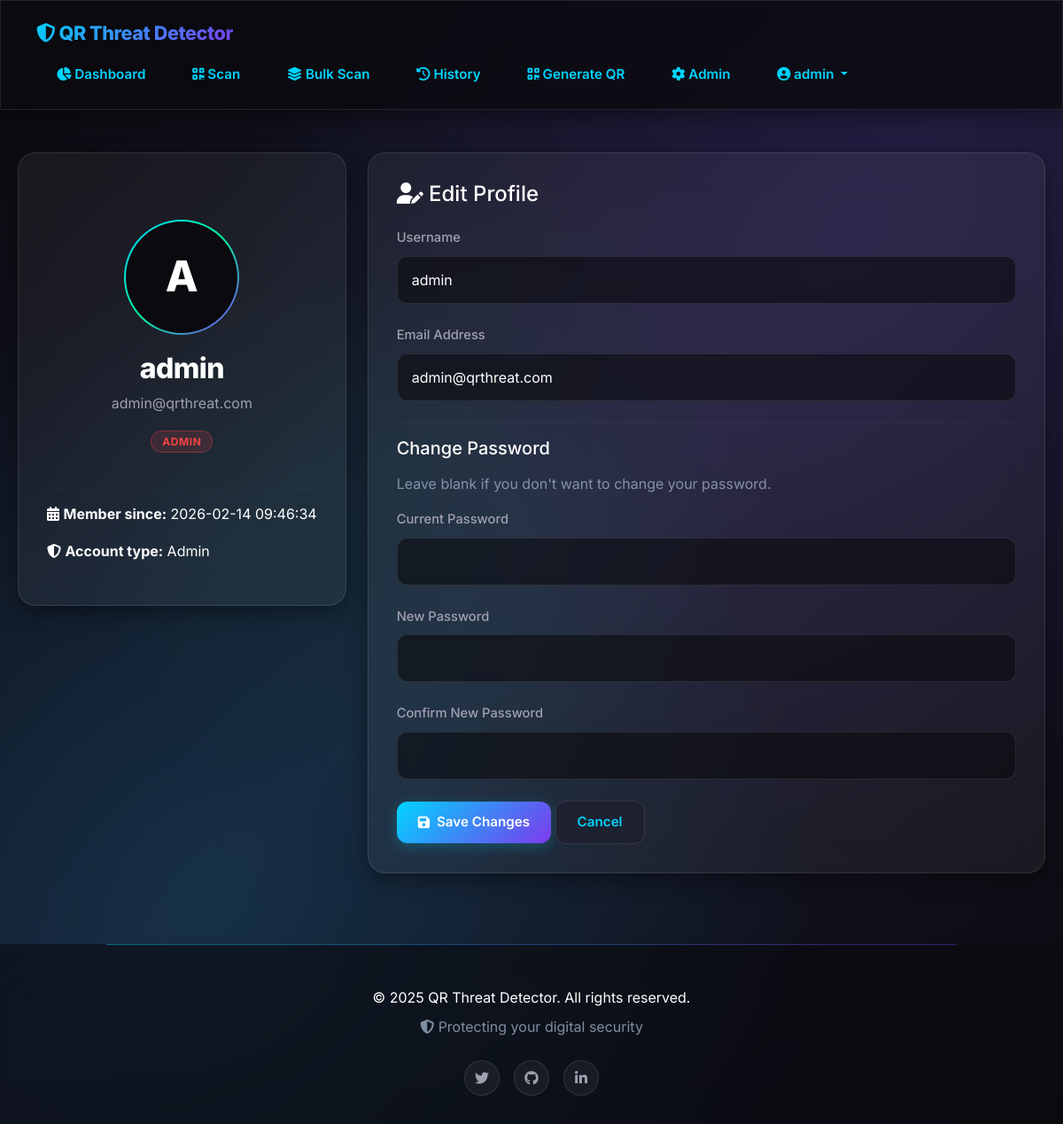
Screenshot of /profile (signed in) with the database file from the repository.
### tables this page shows
CREATE TABLE users
                 (id INTEGER PRIMARY KEY AUTOINCREMENT, username TEXT UNIQUE, email TEXT UNIQUE, 
                  password_hash TEXT, role TEXT DEFAULT 'user', theme TEXT DEFAULT 'dark',
                  created_at TEXT DEFAULT CURRENT_TIMESTAMP);

### app.py (the view, shortened to what this page needs)
@app.route("/profile", methods=["GET", "POST"])
@login_required
def profile():
    return render_template("profile.html", page='profile')

### app.py (called while the page is built)
@login_manager.user_loader
def load_user(user_id):
    conn = sqlite3.connect(DB_PATH)
    conn.row_factory = sqlite3.Row
    c = conn.cursor()
    c.execute("SELECT * FROM users WHERE id = ?", (user_id,))
    user = c.fetchone()
    conn.close()
    if user:
        return User(user['id'], user['username'], user['email'], user['password_hash'], user['role'], user['created_at'])
    return None

### templates/profile.html (shortened to what this page needs)
<!DOCTYPE html>
<html lang="en" data-theme="dark">
<head>
    <link href="https://cdn.jsdelivr.net/npm/bootstrap@5.3.2/dist/css/bootstrap.min.css" rel="stylesheet">
    <link rel="stylesheet" href="https://cdnjs.cloudflare.com/ajax/libs/font-awesome/6.4.0/css/all.min.css">
    <link rel="stylesheet" href="/static/css/style.css">
</head>
<body>
    <nav class="navbar glass-card">
        <a href="/" class="navbar-brand">
            <i class="fas fa-shield-halved"></i> QR Threat Detector
        </a>
        <ul class="navbar-nav">
            <li><a href="{{ url_for('dashboard') }}" class="nav-link {% if page=='dashboard' %}active{% endif %}">
                <i class="fas fa-chart-pie"></i> Dashboard
            </a></li>
            <li><a href="{{ url_for('scan') }}" class="nav-link {% if page=='scan' %}active{% endif %}">
                <i class="fas fa-qrcode"></i> Scan
            </a></li>
            <li><a href="{{ url_for('bulk_scan') }}" class="nav-link {% if page=='bulk_scan' %}active{% endif %}">
                <i class="fas fa-layer-group"></i> Bulk Scan
            </a></li>
            <li><a href="{{ url_for('history') }}" class="nav-link {% if page=='history' %}active{% endif %}">
                <i class="fas fa-history"></i> History
            </a></li>
            <li><a href="{{ url_for('generate_qr') }}" class="nav-link {% if page=='generate_qr' %}active{% endif %}">
                <i class="fas fa-qrcode"></i> Generate QR
            </a></li>
            {% if current_user.role == 'admin' %}
            <li><a href="{{ url_for('admin') }}" class="nav-link {% if page=='admin' %}active{% endif %}">
                <i class="fas fa-cog"></i> Admin
            </a></li>
            {% endif %}
            <li class="dropdown">
                <a href="#" class="nav-link dropdown-toggle" data-bs-toggle="dropdown">
                    <i class="fas fa-user-circle"></i> {{ current_user.username }}
                </a>
            </li>
        </ul>
    </nav>
    <div class="container mt-5">
        <div class="row">
            <div class="col-md-4">
                <div class="glass-card text-center">
                    <div class="profile-header">
                        <div class="profile-avatar">
                            {{ current_user.username[0]|upper }}
                        </div>
                        <h3 class="profile-name">{{ current_user.username }}</h3>
                        <p class="profile-email">{{ current_user.email }}</p>
                        <span class="badge badge-{% if current_user.role=='admin' %}malicious{% else %}safe{% endif %}">
                            {{ current_user.role|upper }}
                        </span>
                    </div>
                    <hr style="border-color: var(--border-color);">
                    <div class="text-start mt-3">
                        <p><i class="fas fa-calendar-alt"></i> <strong>Member since:</strong> {{ current_user.created_at }}</p>
                        <p><i class="fas fa-shield-alt"></i> <strong>Account type:</strong> {{ current_user.role|title }}</p>
                    </div>
                </div>
            </div>
            <div class="col-md-8">
                <div class="glass-card">
                    <h4 class="mb-4"><i class="fas fa-user-edit"></i> Edit Profile</h4>
                    <form method="POST">
                        <div class="form-group">
                            <label class="form-label">Username</label>
                            <input type="text" name="username" class="form-control"
                                   value="{{ current_user.username }}" required>
                        </div>
                        <div class="form-group">
                            <label class="form-label">Email Address</label>
                            <input type="email" name="email" class="form-control"
                                   value="{{ current_user.email }}" required>
                        </div>
                        <hr style="border-color: var(--border-color);">
                        <h5 class="mb-3">Change Password</h5>
                        <p class="text-muted mb-3">Leave blank if you don't want to change your password.</p>
                        <div class="form-group">
                            <label class="form-label">Current Password</label>
                            <input type="password" name="current_password" class="form-control">
                        </div>
                        <div class="form-group">
                            <label class="form-label">New Password</label>
                            <input type="password" name="new_password" class="form-control">
                        </div>
                        <div class="form-group">
                            <label class="form-label">Confirm New Password</label>
                            <input type="password" name="confirm_password" class="form-control">
                        </div>
                        <div class="mt-4">
                            <button type="submit" class="btn btn-primary">
                                <i class="fas fa-save"></i> Save Changes
                            </button>
                            <a href="{{ url_for('dashboard') }}" class="btn btn-secondary">
                                Cancel
                            </a>
                        </div>
                    </form>
                </div>
            </div>
        </div>
    </div>
    <footer class="footer">
        <div class="container">
            <p>&copy; 2025 QR Threat Detector. All rights reserved.</p>
            <p class="text-muted"><i class="fas fa-shield-alt"></i> Protecting your digital security</p>
            <div class="footer-social">
                <a href="#" title="Twitter"><i class="fab fa-twitter"></i></a>
                <a href="#" title="GitHub"><i class="fab fa-github"></i></a>
                <a href="#" title="LinkedIn"><i class="fab fa-linkedin-in"></i></a>
            </div>
        </div>
    </footer>
</body>
</html>

### rows the page displays
users: username "admin", username "A", email "admin@qrthreat.com", role "ADMIN", created_at "2026-02-14 09:46:34", role "Admin"
